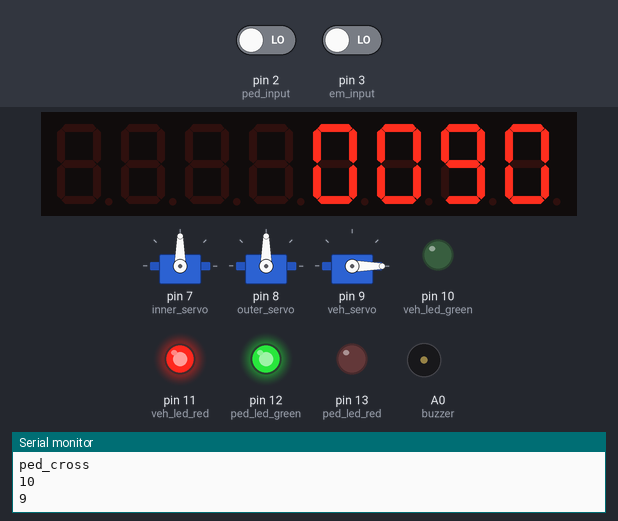
Simulated run of this sketch. Board: Arduino Uno, built with avr-gcc and run on an emulated ATmega328P. Shown: 3 × servo, 8-digit seven-segment display, output pins drawn as LEDs (lit = HIGH), buzzer (waves = sounding, pin HIGH), the last lines printed to the serial monitor. The inputs (shaded band) are chosen by the test bench; at power-on: pin 3 (em_input) LOW, pin 2 (ped_input) LOW.

Above: at 3.2 s.
3.3 s: pin 3 (em_input) driven HIGH
At 4.6 s:
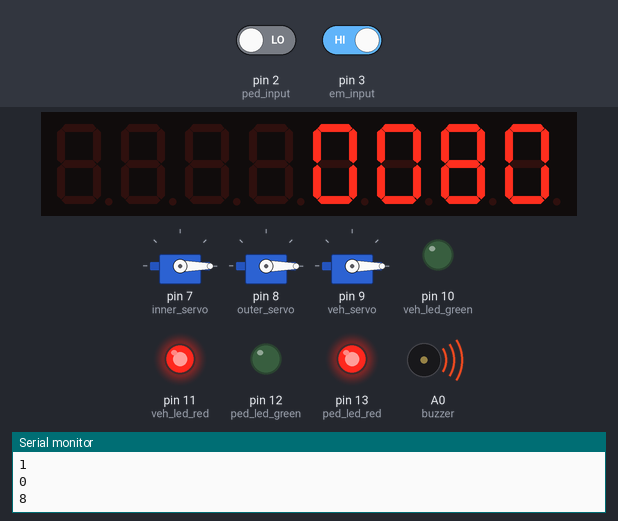
6.3 s: pin 2 (ped_input) driven HIGH
At 14.8 s:
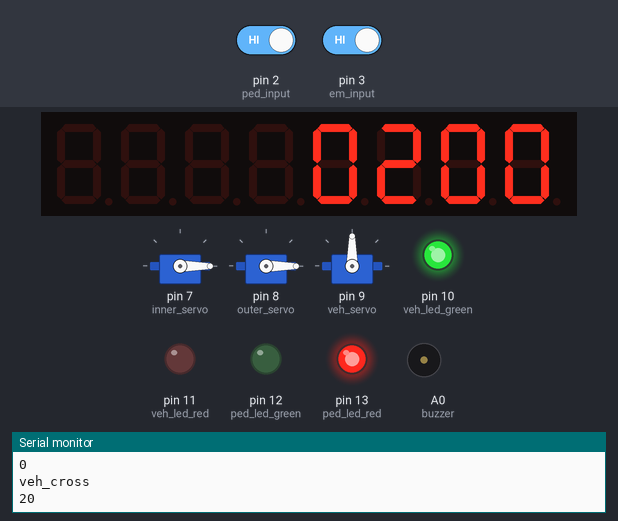
Timing chart, 0 to 15.3 s (numbered marks = the images above; inputs shaded):
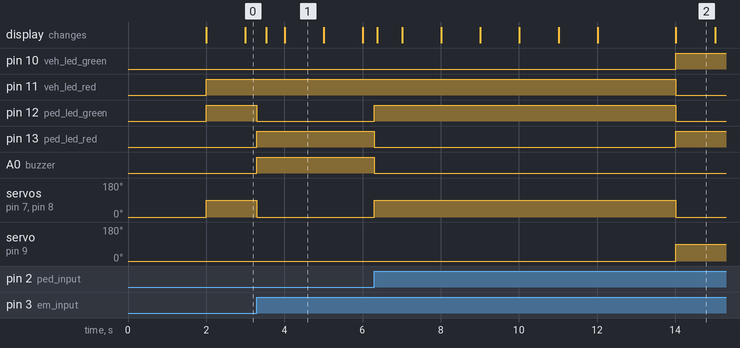

The sketch:

led_and_ped_with_max_and_interrupt.ino
```cpp
/*
  Using MAX7219
	input from pi
        ped_input=2;
        em_input=3;
    pin 4 is connected to LOAD
    pin 5 is connected to the CLK
    pin 6 is connected to the DataIn
    servo connections
        inner_servo=7
        outer_servo=8
        veh_servo=9
    led
        veh_led_green=10;
        veh_led_red=11;
        ped_led_green=12;
        ped_led_red=13;
    buzzer
        buzzer=A0;

*/

// Including the library for MAX7219 and servo
#include "LedControl.h"
#include <Servo.h>

// Variables

void ped_cross();int number, l_seg, r_seg;
int ped_delay = 10;
int veh_delay = 20;
int em_delay = 30;

// Functions
void em_cross();
void veh_cross();

// Function for calculate left and right value of a number
void calculate_left_right(int);

// turning the indicator light and buzzer and servo
// veh_g,veh_r,ped_g,ped_r,buzzer,inner_servo,outer_servo,veh_servo
void indicator_and_buzzer(int, int, int, int, int, int, int, int);

// Writing to the 4 seven segment
void data_write_display(int, int, int, int, int);

// Servo objects
Servo inner_servo, outer_servo, veh_servo;

// Input from raspberry pi
int ped_input = 2;
int em_input = 3;

// Led
int veh_led_green = 10;
int veh_led_red = 11;
int ped_led_green = 12;
int ped_led_red = 13;

// Buzzer
int buzzer = A0;

// MAX7219 object
LedControl lc = LedControl(6, 5, 4, 1); // data_in,clk,load,no_of_ic

void setup()
{
  Serial.begin(9600);

  // Adding interrupt on the 2 and 3
  pinMode(ped_input, INPUT);
  pinMode(em_input, INPUT);

  // Adding the interrupt function when interrupt has occured
  attachInterrupt(0, ped_cross, RISING);
  attachInterrupt(1, em_cross, RISING);

  // Servo connections
  inner_servo.attach(7);
  outer_servo.attach(8);
  veh_servo.attach(9);

  // Making gate in down position
  inner_servo.write(0);
  outer_servo.write(0);
  veh_servo.write(0);

  // Setting led and buzzer as output
  for (int i = 10; i <= 13; i++)
  {
    pinMode(i, OUTPUT);
  }
  pinMode(buzzer, OUTPUT);

  // The MAX72XX is in power-saving mode on startup,
  // We have to do a wakeup call
  lc.shutdown(0, false);

  // Set the brightness to a medium values
  lc.setIntensity(0, 8);

  // And clear the display
  lc.clearDisplay(0);
  delay(2000);
}


void loop()
{
  Serial.println("ped_cross");
  ped_cross();
  delay(1000);
  Serial.println("veh_cross");
  veh_cross();
  delay(1000);
  Serial.println("em_cross");
  em_cross();
  delay(1000);
}

void ped_cross()
{
  indicator_and_buzzer(0, 1, 1, 0, 0, 90, 90, 0);

  // Set the delay for the ped crossing
  for (int i = ped_delay; i >= 0; i--)
  {
    calculate_left_right(i);
    data_write_display(l_seg, r_seg, 0, 0, 1000);
  }

}
void em_cross()
{
  indicator_and_buzzer(0, 1, 0, 1, 1, 0, 0, 0);
  // Set the delay for the em_veh crossing
  for (int i = em_delay; i >= 0; i--)
  {
    calculate_left_right(i);
    data_write_display(l_seg, r_seg, l_seg, r_seg, 1000);
  }


}
void veh_cross()
{
  indicator_and_buzzer(1, 0, 0, 1, 0, 0, 0, 90);
  // Set the delay for the veh crossing
  for (int i = veh_delay; i >= 0; i--)
  {
    calculate_left_right(i);
    data_write_display(0, 0, l_seg, r_seg, 1000);
  }

}


void calculate_left_right(int number)
{

  Serial.println(number);
  if (number < 10)
  {
    l_seg = 0;
    r_seg = number;
  }
  else
  {
    l_seg = number / 10;
    r_seg = number % 10;
  }

}


// Function for on/off the indicator and buzzer
void indicator_and_buzzer(int vg, int vr, int pg, int pr, int bz, int is, int os, int vs)
{

  digitalWrite(veh_led_green, vg);
  digitalWrite(veh_led_red, vr);
  digitalWrite(ped_led_green, pg);
  digitalWrite(ped_led_red, pr);
  digitalWrite(buzzer, bz);
  inner_servo.write(is);
  outer_servo.write(os);
  veh_servo.write(vs);

}


// Function to display delay in the seven segment display
void data_write_display(int a, int b, int c, int d, int time_delay)
{
  lc.setDigit(0, 0, a, false);	// false for not including the dp
  lc.setDigit(0, 1, b, false);
  lc.setDigit(0, 2, c, false);
  lc.setDigit(0, 3, d, false);
  delay(1000);
}
```

Measured:
- after the input at 3.3 s, pin 12 (ped_led_green): HIGH → LOW at once; pin 13 (ped_led_red), A0 (buzzer): LOW → HIGH at once; servo on pin 7 (inner_servo), servo on pin 8 (outer_servo): 90° → 0° at once
- after the input at 6.3 s, pin 12 (ped_led_green): LOW → HIGH at once, → LOW 7.7 s later; pin 13 (ped_led_red): HIGH → LOW at once, → HIGH 7.7 s later; A0 (buzzer): HIGH → LOW after 0.00 s instead of 7.7 s; servo on pin 7 (inner_servo), servo on pin 8 (outer_servo): 0° → 90° at once, → 0° 7.7 s later
- what the display in image 1 shows lasts 1.0 s, from 4.0 s to 5.0 s
